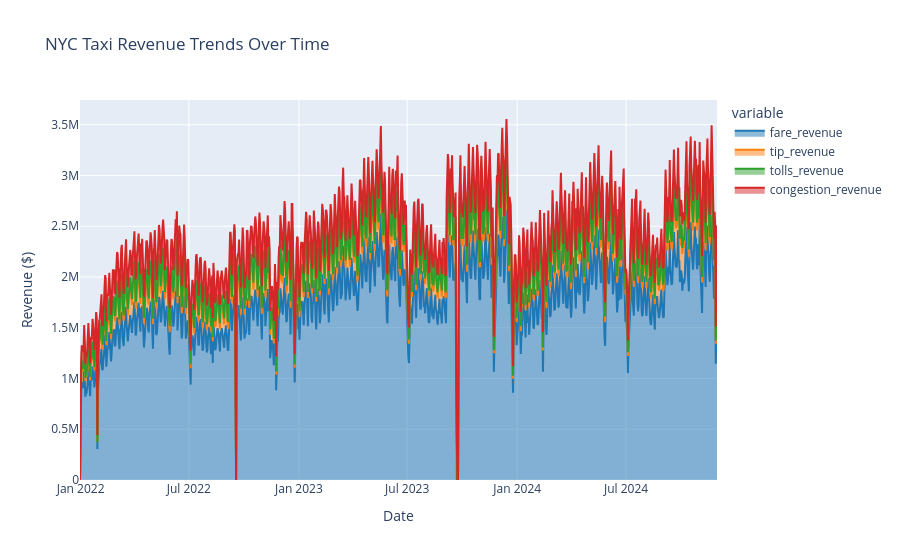

Notebook cell for this chart:
### Code cell
# Create an area chart
fig = px.area(
    filtered_total_fare_revenue_over_time_df,
    x="trip_date",
    y=["fare_revenue", "tip_revenue", "tolls_revenue", "congestion_revenue"],
    labels={"trip_date": "Date", "value": "Revenue ($)"},
    title="NYC Taxi Revenue Trends Over Time",
    color_discrete_sequence=["#1f77b4", "#ff7f0e", "#2ca02c", "#d62728"],
)

fig.show("png")

### Figure 1 — Plotly figure (JSON) as saved in the notebook; plotly's stock layout.template omitted (floating-point values rounded to 4 significant figures; data arrays with more than 128 entries replaced by an {"elided": "..."} marker saying what was removed)
{"data": [{"fillpattern": {"shape": ""}, "hovertemplate": "variable=fare_revenue<br>Date=%{x}<br>Revenue ($)=%{y}<extra></extra>", "legendgroup": "fare_revenue", "line": {"color": "#1f77b4"}, "marker": {"symbol": "circle"}, "mode": "lines", "name": "fare_revenue", "orientation": "v", "showlegend": true, "stackgroup": "1", "type": "scatter", "x": {"elided": "1066 str values"}, "xaxis": "x", "y": {"elided": "1066 float values"}, "yaxis": "y"}, {"fillpattern": {"shape": ""}, "hovertemplate": "variable=tip_revenue<br>Date=%{x}<br>Revenue ($)=%{y}<extra></extra>", "legendgroup": "tip_revenue", "line": {"color": "#ff7f0e"}, "marker": {"symbol": "circle"}, "mode": "lines", "name": "tip_revenue", "orientation": "v", "showlegend": true, "stackgroup": "1", "type": "scatter", "x": {"elided": "1066 str values"}, "xaxis": "x", "y": {"elided": "1066 float values"}, "yaxis": "y"}, {"fillpattern": {"shape": ""}, "hovertemplate": "variable=tolls_revenue<br>Date=%{x}<br>Revenue ($)=%{y}<extra></extra>", "legendgroup": "tolls_revenue", "line": {"color": "#2ca02c"}, "marker": {"symbol": "circle"}, "mode": "lines", "name": "tolls_revenue", "orientation": "v", "showlegend": true, "stackgroup": "1", "type": "scatter", "x": {"elided": "1066 str values"}, "xaxis": "x", "y": {"elided": "1066 float values"}, "yaxis": "y"}, {"fillpattern": {"shape": ""}, "hovertemplate": "variable=congestion_revenue<br>Date=%{x}<br>Revenue ($)=%{y}<extra></extra>", "legendgroup": "congestion_revenue", "line": {"color": "#d62728"}, "marker": {"symbol": "circle"}, "mode": "lines", "name": "congestion_revenue", "orientation": "v", "showlegend": true, "stackgroup": "1", "type": "scatter", "x": {"elided": "1066 str values"}, "xaxis": "x", "y": {"elided": "1066 float values"}, "yaxis": "y"}], "layout": {"legend": {"title": {"text": "variable"}, "tracegroupgap": 0}, "title": {"text": "NYC Taxi Revenue Trends Over Time"}, "xaxis": {"anchor": "y", "domain": [0, 1], "title": {"text": "Date"}}, "yaxis": {"anchor": "x", "domain": [0, 1], "title": {"text": "Revenue ($)"}}}}
